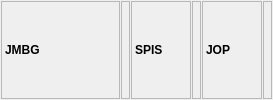
          <widget class="QFrame" name="frame_25">
           <property name="sizePolicy">
            <sizepolicy hsizetype="Preferred" vsizetype="Maximum">
             <horstretch>0</horstretch>
             <verstretch>0</verstretch>
            </sizepolicy>
           </property>
           <property name="frameShape">
            <enum>QFrame::NoFrame</enum>
           </property>
           <property name="frameShadow">
            <enum>QFrame::Raised</enum>
           </property>
           <layout class="QHBoxLayout" name="horizontalLayout_16">
            <property name="spacing">
             <number>1</number>
            </property>
            <property name="leftMargin">
             <number>1</number>
            </property>
            <property name="topMargin">
             <number>1</number>
            </property>
            <property name="rightMargin">
             <number>1</number>
            </property>
            <property name="bottomMargin">
             <number>1</number>
            </property>
            <item>
             <widget class="QLabel" name="lblJMBGiTitle">
              <property name="sizePolicy">
               <sizepolicy hsizetype="Maximum" vsizetype="Preferred">
                <horstretch>0</horstretch>
                <verstretch>0</verstretch>
               </sizepolicy>
              </property>
              <property name="minimumSize">
               <size>
                <width>119</width>
                <height>27</height>
               </size>
              </property>
              <property name="maximumSize">
               <size>
                <width>119</width>
                <height>16777215</height>
               </size>
              </property>
              <property name="font">
               <font>
                <weight>75</weight>
                <bold>true</bold>
               </font>
              </property>
              <property name="frameShape">
               <enum>QFrame::StyledPanel</enum>
              </property>
              <property name="text">
               <string>JMBG</string>
              </property>
             </widget>
            </item>
            <item>
             <widget class="QLabel" name="lblJMBG">
              <property name="sizePolicy">
               <sizepolicy hsizetype="Preferred" vsizetype="Preferred">
                <horstretch>0</horstretch>
                <verstretch>0</verstretch>
               </sizepolicy>
              </property>
              <property name="font">
               <font>
                <weight>75</weight>
                <bold>true</bold>
               </font>
              </property>
              <property name="frameShape">
               <enum>QFrame::StyledPanel</enum>
              </property>
              <property name="textInteractionFlags">
               <set>Qt::LinksAccessibleByMouse|Qt::TextSelectableByMouse</set>
              </property>
             </widget>
            </item>
            <item>
             <widget class="QLabel" name="lblSpisTitle">
              <property name="sizePolicy">
               <sizepolicy hsizetype="Maximum" vsizetype="Preferred">
                <horstretch>0</horstretch>
                <verstretch>0</verstretch>
               </sizepolicy>
              </property>
              <property name="minimumSize">
               <size>
                <width>60</width>
                <height>27</height>
               </size>
              </property>
              <property name="maximumSize">
               <size>
                <width>60</width>
                <height>16777215</height>
               </size>
              </property>
              <property name="font">
               <font>
                <weight>75</weight>
                <bold>true</bold>
               </font>
              </property>
              <property name="frameShape">
               <enum>QFrame::StyledPanel</enum>
              </property>
              <property name="text">
               <string>SPIS</string>
              </property>
             </widget>
            </item>
            <item>
             <widget class="QLabel" name="lblSpis">
              <property name="sizePolicy">
               <sizepolicy hsizetype="Preferred" vsizetype="Preferred">
                <horstretch>0</horstretch>
                <verstretch>0</verstretch>
               </sizepolicy>
              </property>
              <property name="font">
               <font>
                <weight>75</weight>
                <bold>true</bold>
               </font>
              </property>
              <property name="frameShape">
               <enum>QFrame::StyledPanel</enum>
              </property>
              <property name="textInteractionFlags">
               <set>Qt::LinksAccessibleByMouse|Qt::TextSelectableByMouse</set>
              </property>
             </widget>
            </item>
            <item>
             <widget class="QLabel" name="lblJopTitle">
              <property name="sizePolicy">
               <sizepolicy hsizetype="Maximum" vsizetype="Preferred">
                <horstretch>0</horstretch>
                <verstretch>0</verstretch>
               </sizepolicy>
              </property>
              <property name="minimumSize">
               <size>
                <width>60</width>
                <height>27</height>
               </size>
              </property>
              <property name="maximumSize">
               <size>
                <width>60</width>
                <height>16777215</height>
               </size>
              </property>
              <property name="font">
               <font>
                <weight>75</weight>
                <bold>true</bold>
               </font>
              </property>
              <property name="frameShape">
               <enum>QFrame::StyledPanel</enum>
              </property>
              <property name="text">
               <string>JOP</string>
              </property>
             </widget>
            </item>
            <item>
             <widget class="QLabel" name="lblJop">
              <property name="sizePolicy">
               <sizepolicy hsizetype="Preferred" vsizetype="Preferred">
                <horstretch>0</horstretch>
                <verstretch>0</verstretch>
               </sizepolicy>
              </property>
              <property name="font">
               <font>
                <weight>75</weight>
                <bold>true</bold>
               </font>
              </property>
              <property name="frameShape">
               <enum>QFrame::StyledPanel</enum>
              </property>
              <property name="textInteractionFlags">
               <set>Qt::LinksAccessibleByMouse|Qt::TextSelectableByMouse</set>
              </property>
             </widget>
            </item>
           </layout>
          </widget>
